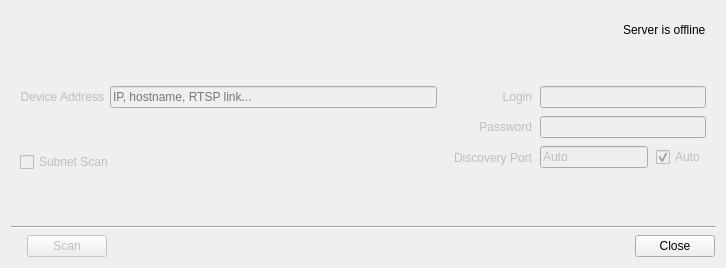
<?xml version="1.0" encoding="UTF-8"?>
<ui version="4.0">
 <class>CameraAdditionDialog</class>
 <widget class="QDialog" name="CameraAdditionDialog">
  <property name="geometry">
   <rect>
    <x>0</x>
    <y>0</y>
    <width>726</width>
    <height>268</height>
   </rect>
  </property>
  <property name="sizePolicy">
   <sizepolicy hsizetype="Preferred" vsizetype="Preferred">
    <horstretch>0</horstretch>
    <verstretch>0</verstretch>
   </sizepolicy>
  </property>
  <property name="minimumSize">
   <size>
    <width>0</width>
    <height>0</height>
   </size>
  </property>
  <property name="windowTitle">
   <string>Add device(s)...</string>
  </property>
  <layout class="QVBoxLayout" name="verticalLayout_2" stretch="0,1,0,0">
   <item>
    <widget class="QWidget" name="widget" native="true">
     <layout class="QVBoxLayout" name="verticalLayout_9">
      <property name="spacing">
       <number>16</number>
      </property>
      <item>
       <layout class="QHBoxLayout" name="horizontalLayout_5">
        <item>
         <widget class="QLabel" name="serverNameLabel">
          <property name="text">
           <string notr="true"/>
          </property>
         </widget>
        </item>
        <item>
         <spacer name="horizontalSpacer_6">
          <property name="orientation">
           <enum>Qt::Horizontal</enum>
          </property>
          <property name="sizeHint" stdset="0">
           <size>
            <width>40</width>
            <height>20</height>
           </size>
          </property>
         </spacer>
        </item>
        <item>
         <widget class="QLabel" name="serverOfflineLabel">
          <property name="text">
           <string>Server is offline</string>
          </property>
         </widget>
        </item>
       </layout>
      </item>
      <item>
       <widget class="QLabel" name="serverStatusLabel"/>
      </item>
      <item>
       <widget class="QStackedWidget" name="stageStackedWidget">
        <property name="enabled">
         <bool>false</bool>
        </property>
        <property name="currentIndex">
         <number>0</number>
        </property>
        <widget class="QWidget" name="searchParametersPage">
         <layout class="QVBoxLayout" name="verticalLayout_8" stretch="0,0,0">
          <property name="leftMargin">
           <number>0</number>
          </property>
          <property name="topMargin">
           <number>0</number>
          </property>
          <property name="rightMargin">
           <number>0</number>
          </property>
          <property name="bottomMargin">
           <number>0</number>
          </property>
          <item>
           <widget class="QWidget" name="scanParamsWidget" native="true">
            <layout class="QHBoxLayout" name="horizontalLayout" stretch="1,0">
             <property name="spacing">
              <number>16</number>
             </property>
             <property name="leftMargin">
              <number>0</number>
             </property>
             <property name="topMargin">
              <number>0</number>
             </property>
             <property name="rightMargin">
              <number>0</number>
             </property>
             <property name="bottomMargin">
              <number>0</number>
             </property>
             <item>
              <layout class="QVBoxLayout" name="verticalLayout_3">
               <item>
                <widget class="QStackedWidget" name="addressStackedWidget">
                 <property name="sizePolicy">
                  <sizepolicy hsizetype="Preferred" vsizetype="Fixed">
                   <horstretch>0</horstretch>
                   <verstretch>0</verstretch>
                  </sizepolicy>
                 </property>
                 <property name="currentIndex">
                  <number>0</number>
                 </property>
                 <widget class="QWidget" name="pageSingleCamera">
                  <layout class="QGridLayout" name="singleCameraLayout" rowstretch="1,0">
                   <property name="leftMargin">
                    <number>0</number>
                   </property>
                   <property name="topMargin">
                    <number>0</number>
                   </property>
                   <property name="rightMargin">
                    <number>0</number>
                   </property>
                   <property name="bottomMargin">
                    <number>0</number>
                   </property>
                   <item row="0" column="0">
                    <widget class="QLabel" name="singleCameraLabel">
                     <property name="text">
                      <string>Device Address</string>
                     </property>
                     <property name="alignment">
                      <set>Qt::AlignRight|Qt::AlignTrailing|Qt::AlignVCenter</set>
                     </property>
                     <property name="buddy">
                      <cstring>singleCameraLineEdit</cstring>
                     </property>
                    </widget>
                   </item>
                   <item row="0" column="1">
                    <widget class="QLineEdit" name="singleCameraLineEdit">
                     <property name="text">
                      <string notr="true"/>
                     </property>
                     <property name="placeholderText">
                      <string>IP, hostname, RTSP link...</string>
                     </property>
                    </widget>
                   </item>
                   <item row="1" column="0" colspan="2">
                    <spacer name="verticalSpacer_2">
                     <property name="orientation">
                      <enum>Qt::Vertical</enum>
                     </property>
                     <property name="sizeHint" stdset="0">
                      <size>
                       <width>20</width>
                       <height>1</height>
                      </size>
                     </property>
                    </spacer>
                   </item>
                  </layout>
                 </widget>
                 <widget class="QWidget" name="pageSubnet">
                  <layout class="QGridLayout" name="subnetLayout">
                   <property name="leftMargin">
                    <number>0</number>
                   </property>
                   <property name="topMargin">
                    <number>0</number>
                   </property>
                   <property name="rightMargin">
                    <number>0</number>
                   </property>
                   <property name="bottomMargin">
                    <number>0</number>
                   </property>
                   <item row="0" column="0">
                    <widget class="QLabel" name="startIPLabel">
                     <property name="text">
                      <string>Start IP</string>
                     </property>
                     <property name="alignment">
                      <set>Qt::AlignRight|Qt::AlignTrailing|Qt::AlignVCenter</set>
                     </property>
                     <property name="buddy">
                      <cstring>startIPLineEdit</cstring>
                     </property>
                    </widget>
                   </item>
                   <item row="0" column="1">
                    <widget class="QnIpLineEdit" name="startIPLineEdit">
                     <property name="inputMethodHints">
                      <set>Qt::ImhDigitsOnly</set>
                     </property>
                     <property name="text">
                      <string notr="true">0.0.0.0</string>
                     </property>
                    </widget>
                   </item>
                   <item row="1" column="0">
                    <widget class="QLabel" name="endIPLabel">
                     <property name="text">
                      <string>End IP</string>
                     </property>
                     <property name="alignment">
                      <set>Qt::AlignRight|Qt::AlignTrailing|Qt::AlignVCenter</set>
                     </property>
                     <property name="buddy">
                      <cstring>endIPLineEdit</cstring>
                     </property>
                    </widget>
                   </item>
                   <item row="1" column="1">
                    <widget class="QnIpLineEdit" name="endIPLineEdit">
                     <property name="inputMethodHints">
                      <set>Qt::ImhDigitsOnly</set>
                     </property>
                     <property name="text">
                      <string notr="true">0.0.0.255</string>
                     </property>
                    </widget>
                   </item>
                  </layout>
                 </widget>
                </widget>
               </item>
               <item>
                <widget class="QCheckBox" name="subnetCheckbox">
                 <property name="text">
                  <string>Subnet Scan</string>
                 </property>
                </widget>
               </item>
               <item>
                <spacer name="verticalSpacer_6">
                 <property name="orientation">
                  <enum>Qt::Vertical</enum>
                 </property>
                 <property name="sizeHint" stdset="0">
                  <size>
                   <width>20</width>
                   <height>20</height>
                  </size>
                 </property>
                </spacer>
               </item>
              </layout>
             </item>
             <item>
              <layout class="QGridLayout" name="credsLayout">
               <property name="spacing">
                <number>8</number>
               </property>
               <item row="2" column="1">
                <layout class="QHBoxLayout" name="horizontalLayout_3">
                 <item>
                  <widget class="QStackedWidget" name="portStackedWidget">
                   <property name="sizePolicy">
                    <sizepolicy hsizetype="Preferred" vsizetype="Fixed">
                     <horstretch>0</horstretch>
                     <verstretch>0</verstretch>
                    </sizepolicy>
                   </property>
                   <property name="currentIndex">
                    <number>1</number>
                   </property>
                   <widget class="QWidget" name="pagePort">
                    <property name="sizePolicy">
                     <sizepolicy hsizetype="Preferred" vsizetype="Fixed">
                      <horstretch>0</horstretch>
                      <verstretch>0</verstretch>
                     </sizepolicy>
                    </property>
                    <layout class="QVBoxLayout" name="verticalLayout_4">
                     <property name="spacing">
                      <number>0</number>
                     </property>
                     <property name="leftMargin">
                      <number>0</number>
                     </property>
                     <property name="topMargin">
                      <number>0</number>
                     </property>
                     <property name="rightMargin">
                      <number>0</number>
                     </property>
                     <property name="bottomMargin">
                      <number>0</number>
                     </property>
                     <item>
                      <widget class="QSpinBox" name="portSpinBox">
                       <property name="sizePolicy">
                        <sizepolicy hsizetype="Preferred" vsizetype="Fixed">
                         <horstretch>0</horstretch>
                         <verstretch>0</verstretch>
                        </sizepolicy>
                       </property>
                       <property name="minimumSize">
                        <size>
                         <width>72</width>
                         <height>0</height>
                        </size>
                       </property>
                       <property name="minimum">
                        <number>1</number>
                       </property>
                       <property name="maximum">
                        <number>65535</number>
                       </property>
                       <property name="value">
                        <number>80</number>
                       </property>
                      </widget>
                     </item>
                    </layout>
                   </widget>
                   <widget class="QWidget" name="pageAuto">
                    <property name="sizePolicy">
                     <sizepolicy hsizetype="Preferred" vsizetype="Fixed">
                      <horstretch>0</horstretch>
                      <verstretch>0</verstretch>
                     </sizepolicy>
                    </property>
                    <layout class="QVBoxLayout" name="verticalLayout_5">
                     <property name="spacing">
                      <number>0</number>
                     </property>
                     <property name="leftMargin">
                      <number>0</number>
                     </property>
                     <property name="topMargin">
                      <number>0</number>
                     </property>
                     <property name="rightMargin">
                      <number>0</number>
                     </property>
                     <property name="bottomMargin">
                      <number>0</number>
                     </property>
                     <item>
                      <widget class="QLineEdit" name="lineEdit">
                       <property name="text">
                        <string>Auto</string>
                       </property>
                       <property name="readOnly">
                        <bool>true</bool>
                       </property>
                      </widget>
                     </item>
                    </layout>
                   </widget>
                  </widget>
                 </item>
                 <item>
                  <widget class="QCheckBox" name="portAutoCheckBox">
                   <property name="text">
                    <string>Auto</string>
                   </property>
                   <property name="checked">
                    <bool>true</bool>
                   </property>
                  </widget>
                 </item>
                </layout>
               </item>
               <item row="1" column="1">
                <widget class="QLineEdit" name="passwordLineEdit">
                 <property name="sizePolicy">
                  <sizepolicy hsizetype="Preferred" vsizetype="Fixed">
                   <horstretch>0</horstretch>
                   <verstretch>0</verstretch>
                  </sizepolicy>
                 </property>
                 <property name="placeholderText">
                  <string/>
                 </property>
                </widget>
               </item>
               <item row="2" column="0">
                <widget class="QLabel" name="portLabel">
                 <property name="text">
                  <string>Discovery Port</string>
                 </property>
                 <property name="alignment">
                  <set>Qt::AlignRight|Qt::AlignTrailing|Qt::AlignVCenter</set>
                 </property>
                 <property name="buddy">
                  <cstring>portSpinBox</cstring>
                 </property>
                </widget>
               </item>
               <item row="1" column="0">
                <widget class="QLabel" name="passwordLabel">
                 <property name="sizePolicy">
                  <sizepolicy hsizetype="Preferred" vsizetype="Preferred">
                   <horstretch>0</horstretch>
                   <verstretch>0</verstretch>
                  </sizepolicy>
                 </property>
                 <property name="minimumSize">
                  <size>
                   <width>0</width>
                   <height>0</height>
                  </size>
                 </property>
                 <property name="text">
                  <string>Password</string>
                 </property>
                 <property name="alignment">
                  <set>Qt::AlignRight|Qt::AlignTrailing|Qt::AlignVCenter</set>
                 </property>
                 <property name="buddy">
                  <cstring>passwordLineEdit</cstring>
                 </property>
                </widget>
               </item>
               <item row="0" column="0">
                <widget class="QLabel" name="loginLabel">
                 <property name="sizePolicy">
                  <sizepolicy hsizetype="Preferred" vsizetype="Preferred">
                   <horstretch>0</horstretch>
                   <verstretch>0</verstretch>
                  </sizepolicy>
                 </property>
                 <property name="minimumSize">
                  <size>
                   <width>0</width>
                   <height>0</height>
                  </size>
                 </property>
                 <property name="text">
                  <string>Login</string>
                 </property>
                 <property name="alignment">
                  <set>Qt::AlignRight|Qt::AlignTrailing|Qt::AlignVCenter</set>
                 </property>
                 <property name="buddy">
                  <cstring>loginLineEdit</cstring>
                 </property>
                </widget>
               </item>
               <item row="0" column="1">
                <widget class="QLineEdit" name="loginLineEdit">
                 <property name="sizePolicy">
                  <sizepolicy hsizetype="Expanding" vsizetype="Fixed">
                   <horstretch>0</horstretch>
                   <verstretch>0</verstretch>
                  </sizepolicy>
                 </property>
                 <property name="placeholderText">
                  <string/>
                 </property>
                </widget>
               </item>
               <item row="3" column="0" colspan="2">
                <spacer name="verticalSpacer_5">
                 <property name="orientation">
                  <enum>Qt::Vertical</enum>
                 </property>
                 <property name="sizeHint" stdset="0">
                  <size>
                   <width>20</width>
                   <height>20</height>
                  </size>
                 </property>
                </spacer>
               </item>
              </layout>
             </item>
            </layout>
           </widget>
          </item>
          <item>
           <widget class="QLabel" name="validateLabelSearch">
            <property name="text">
             <string/>
            </property>
           </widget>
          </item>
          <item>
           <spacer name="verticalSpacer_3">
            <property name="orientation">
             <enum>Qt::Vertical</enum>
            </property>
            <property name="sizeHint" stdset="0">
             <size>
              <width>20</width>
              <height>20</height>
             </size>
            </property>
           </spacer>
          </item>
         </layout>
        </widget>
        <widget class="QWidget" name="discoveredCamerasPage">
         <layout class="QVBoxLayout" name="verticalLayout" stretch="0,1,0">
          <property name="leftMargin">
           <number>0</number>
          </property>
          <property name="topMargin">
           <number>0</number>
          </property>
          <property name="rightMargin">
           <number>0</number>
          </property>
          <property name="bottomMargin">
           <number>0</number>
          </property>
          <item>
           <widget class="QLabel" name="labelAddCameras">
            <property name="sizePolicy">
             <sizepolicy hsizetype="Preferred" vsizetype="Fixed">
              <horstretch>0</horstretch>
              <verstretch>0</verstretch>
             </sizepolicy>
            </property>
            <property name="font">
             <font>
              <weight>75</weight>
              <bold>true</bold>
             </font>
            </property>
            <property name="text">
             <string>Discovered Devices:</string>
            </property>
           </widget>
          </item>
          <item>
           <widget class="QTableWidget" name="camerasTable">
            <property name="enabled">
             <bool>false</bool>
            </property>
            <property name="sizePolicy">
             <sizepolicy hsizetype="Preferred" vsizetype="Preferred">
              <horstretch>0</horstretch>
              <verstretch>0</verstretch>
             </sizepolicy>
            </property>
            <property name="focusPolicy">
             <enum>Qt::NoFocus</enum>
            </property>
            <property name="autoFillBackground">
             <bool>false</bool>
            </property>
            <property name="horizontalScrollBarPolicy">
             <enum>Qt::ScrollBarAsNeeded</enum>
            </property>
            <property name="selectionMode">
             <enum>QAbstractItemView::NoSelection</enum>
            </property>
            <property name="rowCount">
             <number>0</number>
            </property>
            <property name="columnCount">
             <number>4</number>
            </property>
            <attribute name="horizontalHeaderVisible">
             <bool>false</bool>
            </attribute>
            <attribute name="horizontalHeaderCascadingSectionResizes">
             <bool>true</bool>
            </attribute>
            <attribute name="horizontalHeaderDefaultSectionSize">
             <number>20</number>
            </attribute>
            <attribute name="horizontalHeaderMinimumSectionSize">
             <number>20</number>
            </attribute>
            <attribute name="verticalHeaderVisible">
             <bool>false</bool>
            </attribute>
            <column>
             <property name="text">
              <string notr="true"/>
             </property>
            </column>
            <column>
             <property name="text">
              <string>Brand</string>
             </property>
            </column>
            <column>
             <property name="text">
              <string>Model</string>
             </property>
            </column>
            <column>
             <property name="text">
              <string>Address</string>
             </property>
            </column>
           </widget>
          </item>
          <item>
           <widget class="QWidget" name="progressWidget" native="true">
            <layout class="QHBoxLayout" name="horizontalLayout_7" stretch="1,0">
             <property name="leftMargin">
              <number>0</number>
             </property>
             <property name="topMargin">
              <number>0</number>
             </property>
             <property name="rightMargin">
              <number>0</number>
             </property>
             <property name="bottomMargin">
              <number>0</number>
             </property>
             <item>
              <widget class="QProgressBar" name="progressBar">
               <property name="sizePolicy">
                <sizepolicy hsizetype="Preferred" vsizetype="Fixed">
                 <horstretch>0</horstretch>
                 <verstretch>0</verstretch>
                </sizepolicy>
               </property>
               <property name="minimumSize">
                <size>
                 <width>0</width>
                 <height>0</height>
                </size>
               </property>
               <property name="maximum">
                <number>100</number>
               </property>
               <property name="value">
                <number>0</number>
               </property>
               <property name="format">
                <string>Scanning...</string>
               </property>
              </widget>
             </item>
             <item>
              <widget class="QPushButton" name="stopScanButton">
               <property name="text">
                <string>Stop</string>
               </property>
              </widget>
             </item>
            </layout>
           </widget>
          </item>
         </layout>
        </widget>
       </widget>
      </item>
     </layout>
    </widget>
   </item>
   <item>
    <spacer name="verticalSpacer">
     <property name="orientation">
      <enum>Qt::Vertical</enum>
     </property>
     <property name="sizeHint" stdset="0">
      <size>
       <width>20</width>
       <height>20</height>
      </size>
     </property>
    </spacer>
   </item>
   <item>
    <widget class="Line" name="line">
     <property name="orientation">
      <enum>Qt::Horizontal</enum>
     </property>
    </widget>
   </item>
   <item>
    <layout class="QHBoxLayout" name="buttonsLayout" stretch="0,1,0">
     <property name="leftMargin">
      <number>16</number>
     </property>
     <item>
      <widget class="QStackedWidget" name="actionButtonsStackedWidget">
       <property name="enabled">
        <bool>false</bool>
       </property>
       <property name="currentIndex">
        <number>0</number>
       </property>
       <widget class="QWidget" name="scanButtonPage">
        <layout class="QHBoxLayout" name="horizontalLayout_2">
         <property name="leftMargin">
          <number>0</number>
         </property>
         <property name="topMargin">
          <number>0</number>
         </property>
         <property name="rightMargin">
          <number>0</number>
         </property>
         <property name="bottomMargin">
          <number>0</number>
         </property>
         <item>
          <widget class="QPushButton" name="scanButton">
           <property name="text">
            <string>Scan</string>
           </property>
          </widget>
         </item>
         <item>
          <spacer name="horizontalSpacer">
           <property name="orientation">
            <enum>Qt::Horizontal</enum>
           </property>
           <property name="sizeHint" stdset="0">
            <size>
             <width>40</width>
             <height>20</height>
            </size>
           </property>
          </spacer>
         </item>
        </layout>
       </widget>
       <widget class="QWidget" name="addButtonPage">
        <layout class="QHBoxLayout" name="horizontalLayout_6">
         <property name="leftMargin">
          <number>0</number>
         </property>
         <property name="topMargin">
          <number>0</number>
         </property>
         <property name="rightMargin">
          <number>0</number>
         </property>
         <property name="bottomMargin">
          <number>0</number>
         </property>
         <item>
          <widget class="QPushButton" name="addButton">
           <property name="text">
            <string>Add selected</string>
           </property>
          </widget>
         </item>
         <item>
          <widget class="QPushButton" name="backToScanButton">
           <property name="text">
            <string>New Scan...</string>
           </property>
          </widget>
         </item>
        </layout>
       </widget>
      </widget>
     </item>
     <item>
      <spacer name="horizontalSpacer_5">
       <property name="orientation">
        <enum>Qt::Horizontal</enum>
       </property>
       <property name="sizeHint" stdset="0">
        <size>
         <width>40</width>
         <height>20</height>
        </size>
       </property>
      </spacer>
     </item>
     <item>
      <widget class="QDialogButtonBox" name="buttonBox">
       <property name="standardButtons">
        <set>QDialogButtonBox::Close</set>
       </property>
      </widget>
     </item>
    </layout>
   </item>
  </layout>
 </widget>
 <customwidgets>
  <customwidget>
   <class>QnIpLineEdit</class>
   <extends>QLineEdit</extends>
   <header>ui/widgets/common/ip_line_edit.h</header>
  </customwidget>
 </customwidgets>
 <tabstops>
  <tabstop>singleCameraLineEdit</tabstop>
  <tabstop>subnetCheckbox</tabstop>
  <tabstop>startIPLineEdit</tabstop>
  <tabstop>endIPLineEdit</tabstop>
  <tabstop>loginLineEdit</tabstop>
  <tabstop>passwordLineEdit</tabstop>
  <tabstop>portAutoCheckBox</tabstop>
  <tabstop>scanButton</tabstop>
  <tabstop>portSpinBox</tabstop>
 </tabstops>
 <resources/>
 <connections/>
 <slots>
  <slot>buttonClicked(QAbstractButton*)</slot>
  <slot>addClicked()</slot>
  <slot>removeClicked()</slot>
 </slots>
</ui>
